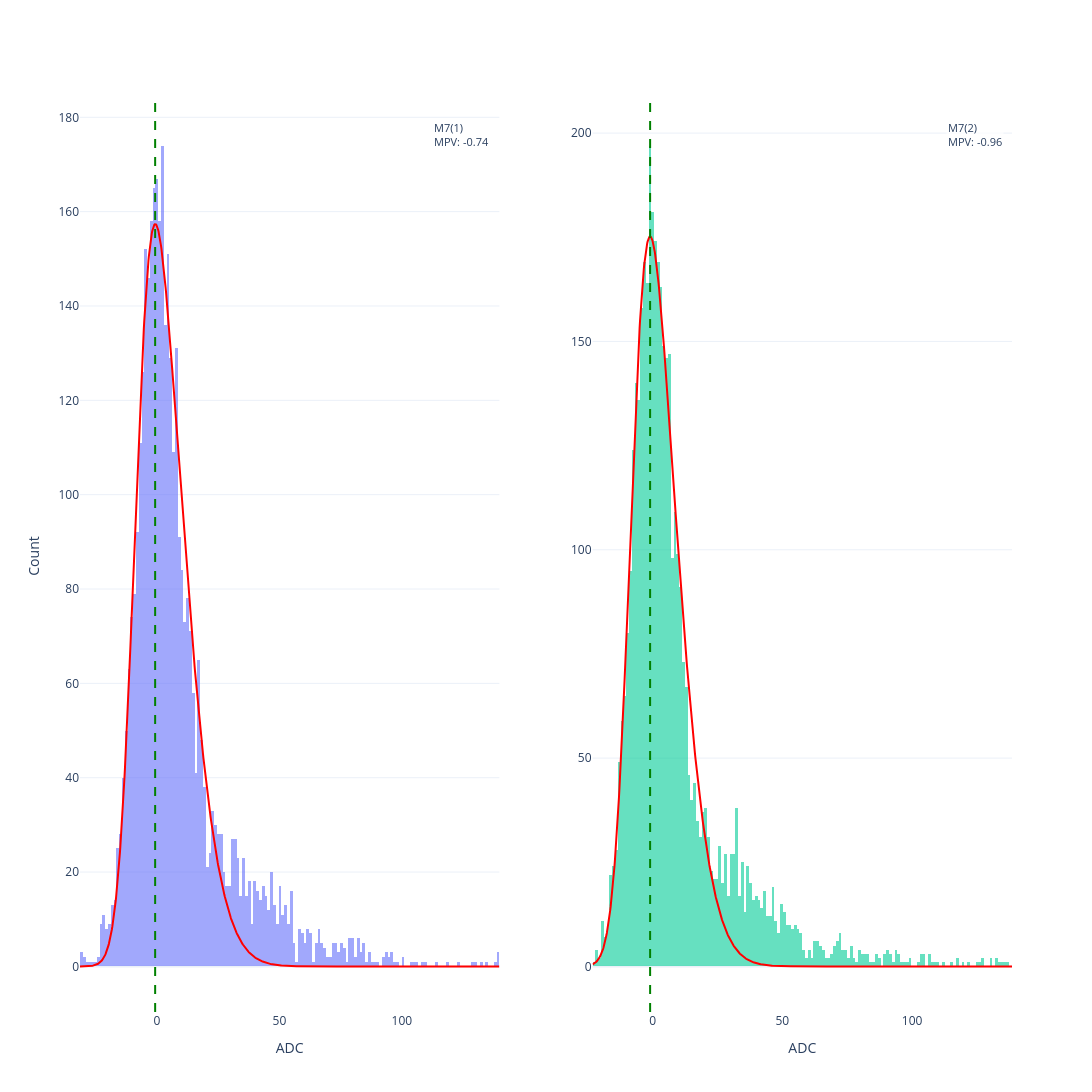

Source (notebook cell):
### Code cell
fig_distributions = psu.make_subplots(rows=g.ch_map.rows, cols=g.ch_map.columns)
plot_tick_distributions_with_fit(fig_distributions, g, tick_index=491)
fig_distributions.update_layout(template="plotly_white",
                      width=1200, height=1200, showlegend=True)

fig_distributions.show()

### Figure 1 — Plotly figure (JSON) as saved in the notebook; plotly's stock layout.template omitted (floating-point values rounded to 4 significant figures; data arrays with more than 128 entries replaced by an {"elided": "..."} marker saying what was removed)
{"data": [{"name": "Data", "opacity": 0.6, "showlegend": false, "type": "histogram", "x": {"elided": "3917 float values"}, "xaxis": "x", "xbins": {"end": 139.8, "size": 1.141, "start": -31.42}, "yaxis": "y"}, {"line": {"color": "red", "width": 2}, "mode": "lines", "name": "Fit", "showlegend": false, "type": "scatter", "x": {"elided": "1000 float values"}, "xaxis": "x", "y": {"elided": "1000 float values"}, "yaxis": "y"}, {"name": "Data", "opacity": 0.6, "showlegend": false, "type": "histogram", "x": {"elided": "4240 float values"}, "xaxis": "x2", "xbins": {"end": 138.5, "size": 1.077, "start": -23.12}, "yaxis": "y2"}, {"line": {"color": "red", "width": 2}, "mode": "lines", "name": "Fit", "showlegend": false, "type": "scatter", "x": {"elided": "1000 float values"}, "xaxis": "x2", "y": {"elided": "1000 float values"}, "yaxis": "y2"}], "layout": {"annotations": [{"align": "left", "bgcolor": "rgba(255,255,255,0.7)", "font": {"size": 11}, "showarrow": false, "text": "M7(1)<br>MPV: -0.74", "x": 0.98, "xref": "x domain", "y": 0.98, "yref": "y domain"}, {"align": "left", "bgcolor": "rgba(255,255,255,0.7)", "font": {"size": 11}, "showarrow": false, "text": "M7(2)<br>MPV: -0.96", "x": 0.98, "xref": "x2 domain", "y": 0.98, "yref": "y2 domain"}], "height": 1200, "shapes": [{"line": {"color": "green", "dash": "dash", "width": 2}, "type": "line", "x0": -0.7366, "x1": -0.7366, "xref": "x", "y0": 0, "y1": 1, "yref": "y domain"}, {"line": {"color": "green", "dash": "dash", "width": 2}, "type": "line", "x0": -0.9582, "x1": -0.9582, "xref": "x2", "y0": 0, "y1": 1, "yref": "y2 domain"}], "showlegend": true, "width": 1200, "xaxis": {"anchor": "y", "domain": [0, 0.45], "title": {"text": "ADC"}}, "xaxis2": {"anchor": "y2", "domain": [0.55, 1], "title": {"text": "ADC"}}, "yaxis": {"anchor": "x", "domain": [0, 1], "title": {"text": "Count"}}, "yaxis2": {"anchor": "x2", "domain": [0, 1]}}}
